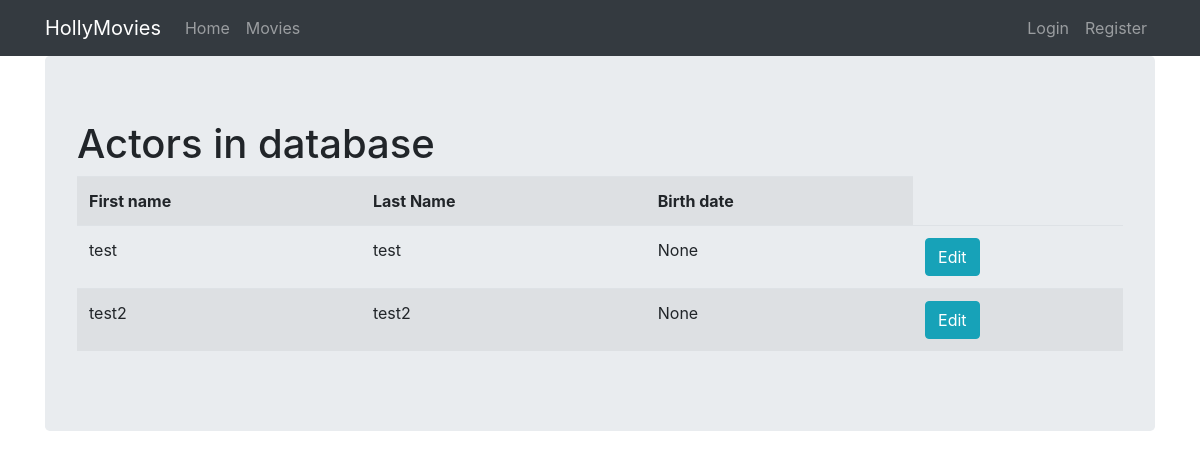
Screenshot of /actors with the database file from the repository.
### viewer/models.py (models this page shows, shortened)
class Actor(Model):
  first_name = CharField(max_length=50)
  last_name = CharField(max_length=50)
  birth_date = DateField(default=None)

### viewer/views.py (the view)
# urls.py: path('actors', ActorView.as_view(), name='actors'),
class ActorView(ListView):
    template_name = 'actors.html'
    model = Actor

### viewer/templates/actors.html (shortened to what this page needs)
{% extends 'base.html' %}
{% block content %}
    <div class="div-h1">
        <h1>Actors in database</h1>
    </div>
    <table class="table table-striped table-hover">
        <tr>
            <th>First name</th>
            <th>Last Name</th>
            <th>Birth date</th>
        </tr>
        {% for actor in object_list %}
        <tr>
            <td>{{ actor.first_name }}</td>
            <td>{{ actor.last_name }}</td>
            <td>{{ actor.birth_date }}</td>
            <td><a href="{% url 'actor_update' actor.id %}" class="btn btn-info">Edit</a></td>
        </tr>
        {% endfor %}
    </table>
{% endblock %}

### rows the page displays
Actor: first_name "test", last_name "test", birth_date "None"
Actor: first_name "test2", last_name "test2", birth_date "None"
